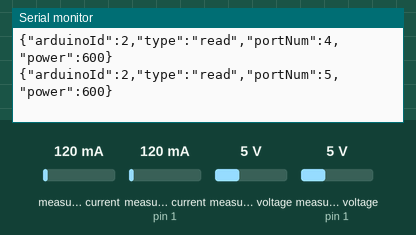
A sketch run on a simulated Arduino Uno, built with avr-gcc and run on an emulated ATmega328P. Shown: the last lines printed to the serial monitor. The inputs (shaded band) are chosen by the test bench; at power-on: measured current 120 mA, measured current (sensor on pin 1) 120 mA, measured voltage 5 V, measured voltage (sensor on pin 1) 5 V.

Above: at 2.2 s.
2.3 s: measured current (sensor 0) set to 40 mA
At 3.6 s:
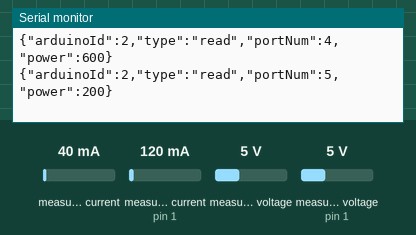
3.8 s: measured current (sensor on pin 1) set to 40 mA
At 4.8 s:
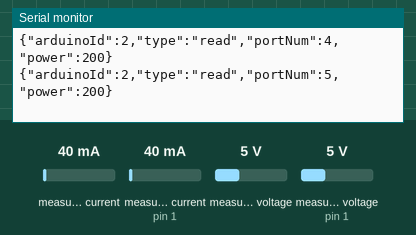
5.3 s: measured voltage (sensor 0) set to 0.3 V
At 7.1 s:
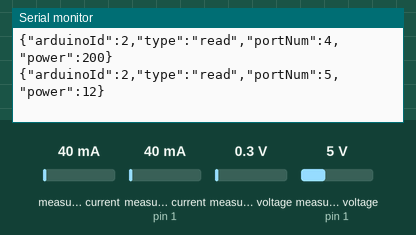
9.5 s: measured voltage (sensor on pin 1) set to 0.3 V
At 10.3 s:
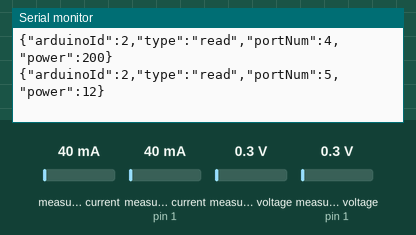
13.7 s: measured current (sensor 0) set to 500 mA
At 14.3 s:
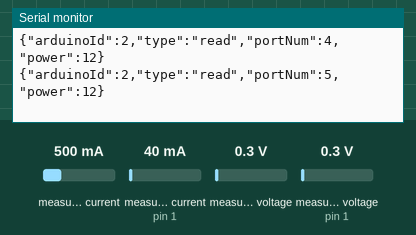
17.9 s: measured current (sensor on pin 1) set to 500 mA
At 18.7 s:
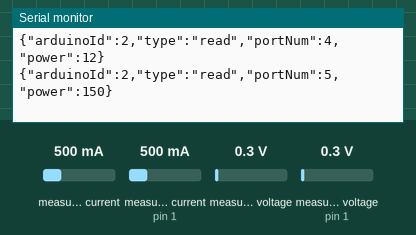
Timing chart, 0 to 20.9 s (numbered marks = the images above; inputs shaded):
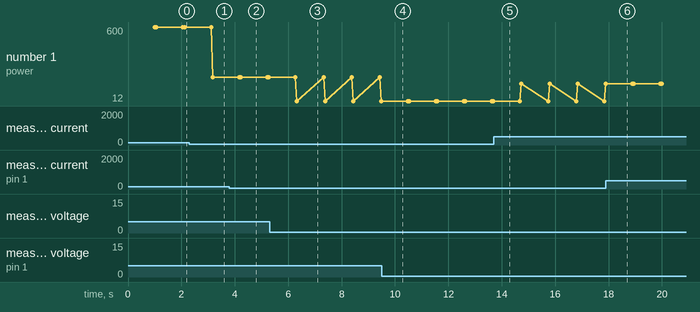

The sketch:

app.ino
```cpp
#include <Wire.h>
#include "power_measure.h"

const int TIMEOUT = 1000;

void setup() {
  Serial.begin(9600);

  initializeINA219(); // ina219 설정
  delay(1000);
}

void loop() {
  // 전류 측정
  measurePowerAllPort();

  delay(TIMEOUT);
}
```

power_measure.cpp
```cpp
#include "power_measure.h"
#include <Adafruit_INA219.h>
#include <ArduinoJson.h>
const int ARDUINO_ID = 2;
const int START_NUM = 4;

const int CURRENCY_MEASURE_LENGTH = 2;
Adafruit_INA219 ina219_QC[3] = {
  Adafruit_INA219(0x41),
  Adafruit_INA219(0x40)
};

/**
 * INA219 설정 초기화
*/
void initializeINA219() {
  for (int i = 0; i < CURRENCY_MEASURE_LENGTH; i++) {
    ina219_QC[i].begin();
  }
};

/**
 * 전체 포트에 연결된 전력 측정
*/
void measurePowerAllPort() {
  for (int qc = 0; qc < CURRENCY_MEASURE_LENGTH; qc++) {
    measurePower(qc);
  }
}

/**
 * 특정 포트에 측정된 전력 출력
 * @param qc {int} - QC(port) 번호. 번호는 0부터 시작한다.
*/
void measurePower(int qc) {
  float power_mW = 0;

  power_mW = ina219_QC[qc].getPower_mW();

  DynamicJsonDocument powerData(50000);
  String jsonPowerData = "";

  powerData["arduinoId"] = ARDUINO_ID;
  powerData["type"] = "read";
  powerData["portNum"] = qc + START_NUM;
  powerData["power"] = power_mW;

  serializeJson(powerData, jsonPowerData);

  Serial.println(jsonPowerData);
}
```

power_measure.h
```cpp
#ifndef POWER_MEASUREMENT_H
#define POWER_MEASUREMENT_H

#include <Arduino.h>

void initializeINA219();
void measurePowerAllPort();
void measurePower(int qc);

#endif
```

Measured:
- after the input at 2.3 s, the serial monitor: prints a new line after 0.87 s (image 1)
- after the input at 3.8 s, the serial monitor: prints a new line after 0.36 s (image 2)
- after the input at 5.3 s, the serial monitor: prints a new line after 1.0 s (image 3)
- plotted number 1: 600 → 200 after the input at 2.3 s, 200 → 12 after the input at 5.3 s, 12 → 150 after the input at 13.7 s
